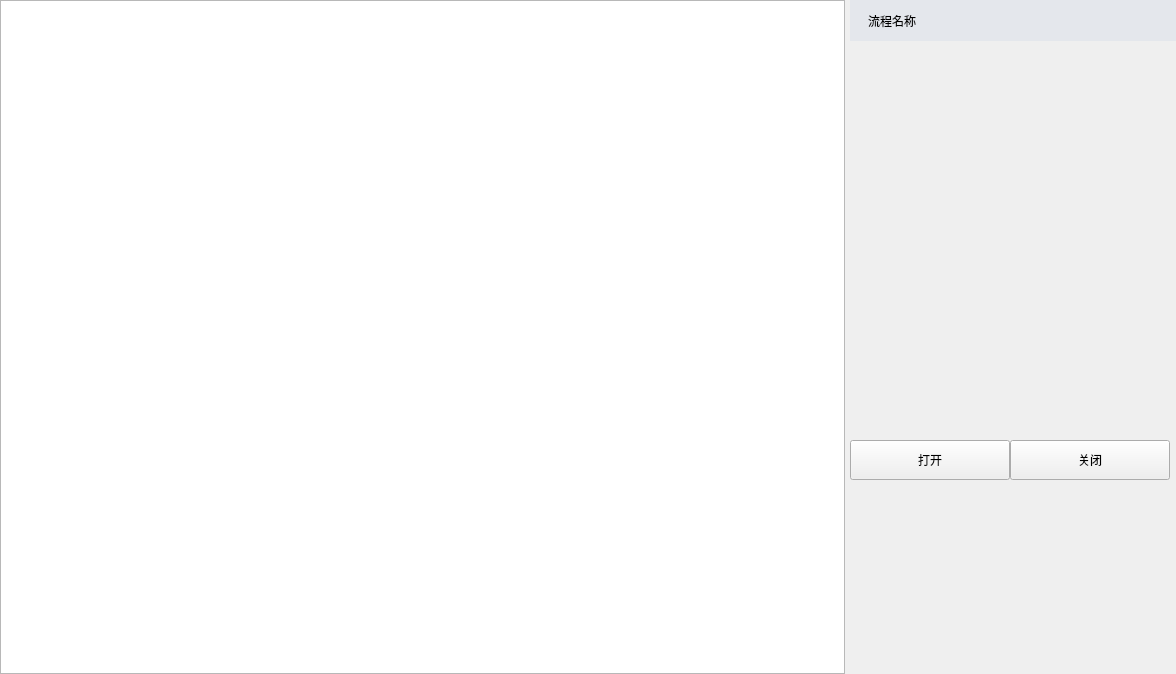
<?xml version="1.0" encoding="UTF-8"?>
<ui version="4.0">
 <class>TrkMagnetModuleWgt</class>
 <widget class="QWidget" name="TrkMagnetModuleWgt">
  <property name="geometry">
   <rect>
    <x>0</x>
    <y>0</y>
    <width>1176</width>
    <height>674</height>
   </rect>
  </property>
  <property name="windowTitle">
   <string>Form</string>
  </property>
  <widget class="QTableWidget" name="tableWidget">
   <property name="geometry">
    <rect>
     <x>0</x>
     <y>0</y>
     <width>845</width>
     <height>674</height>
    </rect>
   </property>
   <property name="showGrid">
    <bool>false</bool>
   </property>
   <attribute name="verticalHeaderDefaultSectionSize">
    <number>46</number>
   </attribute>
  </widget>
  <widget class="QLabel" name="FlowName">
   <property name="geometry">
    <rect>
     <x>850</x>
     <y>0</y>
     <width>331</width>
     <height>41</height>
    </rect>
   </property>
   <property name="styleSheet">
    <string notr="true">padding-left:15px;
background: #e4e7ec;</string>
   </property>
   <property name="text">
    <string>流程名称</string>
   </property>
  </widget>
  <widget class="QPushButton" name="btn_open">
   <property name="geometry">
    <rect>
     <x>850</x>
     <y>440</y>
     <width>160</width>
     <height>40</height>
    </rect>
   </property>
   <property name="text">
    <string>打开</string>
   </property>
   <property name="buttons" stdset="0">
    <string>btn_dlg</string>
   </property>
  </widget>
  <widget class="QPushButton" name="btn_close">
   <property name="geometry">
    <rect>
     <x>1010</x>
     <y>440</y>
     <width>160</width>
     <height>40</height>
    </rect>
   </property>
   <property name="text">
    <string>关闭</string>
   </property>
   <property name="buttons" stdset="0">
    <string>btn_dlg</string>
   </property>
  </widget>
 </widget>
 <resources/>
 <connections/>
</ui>
